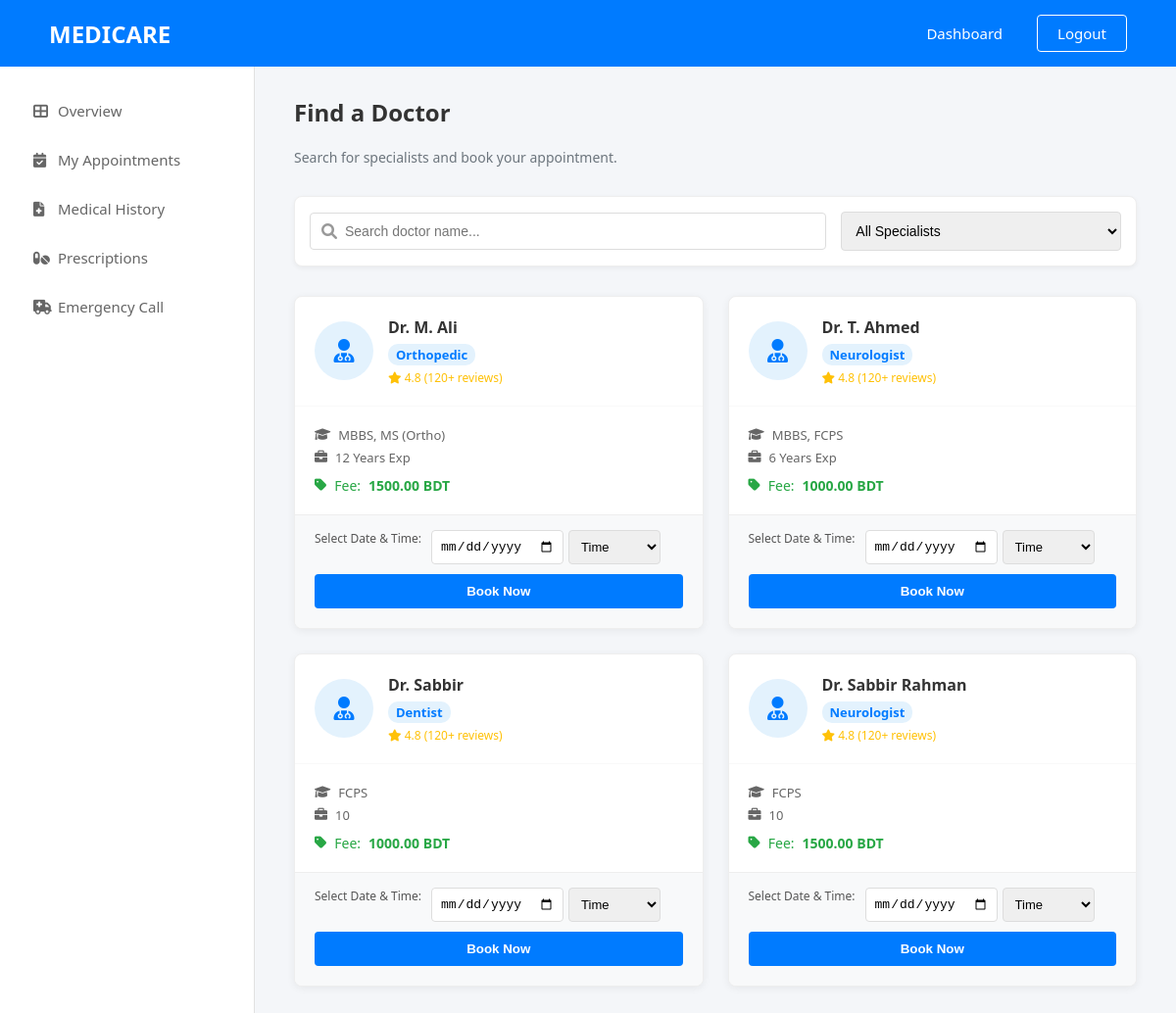
/php/book_appointment.php (signed in), run on the app's committed database.
### tables this page shows
CREATE TABLE `doctors` (
  `id` int(11) NOT NULL,
  `name` varchar(100) DEFAULT NULL,
  `specialty` varchar(100) DEFAULT NULL,
  `qualification` varchar(100) DEFAULT NULL,
  `experience` varchar(50) DEFAULT NULL,
  `fee` decimal(10,2) DEFAULT NULL,
  `image` varchar(255) DEFAULT 'default_doc.png'
);

### php/book_appointment.php (the view, shortened to what this page needs)
<?php
include 'db_connect.php';
$search_query = "";
$sql = "SELECT * FROM doctors";
$result = mysqli_query($conn, $sql);
?>
<!DOCTYPE html>
<html>
<head>
    <link rel="stylesheet" href="https://cdnjs.cloudflare.com/ajax/libs/font-awesome/6.0.0/css/all.min.css">
    <link rel="stylesheet" href="../css/global.css">
    <link rel="stylesheet" href="../css/dashboard.css">
    <link rel="stylesheet" href="../css/book_appointment.css">
</head>
<body>
    <div class="navbar">
        <a href="index.php" class="logo">MEDICARE</a>
        <div class="menu">
            <a href="user_dashboard.php" style="margin-right: 15px;">Dashboard</a>
            <a href="logout.php" class="btn-login" style="background:transparent; border:1px solid white; color:white;">Logout</a>
        </div>
    </div>
    <div class="dashboard-container">
        <div class="sidebar">
            <a href="user_dashboard.php"><i class="fa fa-th-large"></i> Overview</a>
            <a href="my_appointments.php"><i class="fa fa-calendar-check"></i> My Appointments</a>
            <a href="medical_history.php"><i class="fa fa-file-medical"></i> Medical History</a>
            <a href="prescriptions.php"><i class="fa fa-pills"></i> Prescriptions</a>
            <a href="emergency.php" class="link-emergency"><i class="fa fa-ambulance"></i> Emergency Call</a>
        </div>
        <div class="main-content">
            <div class="page-header">
                <h2 class="page-title">Find a Doctor</h2>
                <p class="text-muted">Search for specialists and book your appointment.</p>
            </div>
            <form method="GET" class="search-bar-container">
                <div class="search-input-wrapper">
                    <i class="fa fa-search"></i>
                    <input type="text" name="search" placeholder="Search doctor name..." value="<?php echo htmlspecialchars($search_query); ?>">
                </div>
                <select name="specialty" class="filter-select" onchange="this.form.submit()">
                    <option value="All">All Specialists</option>
                </select>
            </form>
            <div class="doctor-grid">
                <?php
                if (mysqli_num_rows($result) > 0) {
                    while ($row = mysqli_fetch_assoc($result)) {
                ?>
                    <div class="doc-card">
                        <div class="doc-header">
                            <div class="doc-avatar">
                                <i class="fa fa-user-md"></i>
                            </div>
                            <div class="doc-info">
                                <h3><?php echo $row['name']; ?></h3>
                                <span class="specialty"><?php echo $row['specialty']; ?></span>
                                <div class="rating">
                                    <i class="fa fa-star"></i> 4.8 (120+ reviews)
                                </div>
                            </div>
                        </div>
                        <div class="doc-body">
                            <p><i class="fa fa-graduation-cap"></i> <?php echo $row['qualification']; ?></p>
                            <p><i class="fa fa-briefcase"></i> <?php echo $row['experience']; ?></p>
                            <p class="fee"><i class="fa fa-tag"></i> Fee: <strong><?php echo $row['fee']; ?> BDT</strong></p>
                        </div>
                        <form method="POST" class="booking-form-card">
                            <div class="booking-inputs">
                                <label style="display:block; font-size:12px; margin-bottom:5px; color:#555;">Select Date & Time:</label>
                                <div style="display:flex; gap:5px;">
                                    <input type="date" name="appt_date" min="<?php echo date('Y-m-d'); ?>" required style="flex:1;">
                                    <select name="appt_time" required style="flex:1;">
                                        <option value="">Time</option>
                                    </select>
                                </div>
                            </div>
                            <button type="submit" name="confirm_booking" class="btn-book-card" onclick="return confirm('Confirm booking with <?php echo $row['name']; ?>?');">
                                Book Now
                            </button>
                        </form>
                    </div>
                <?php
                    }
                } else {
                    echo "<div class='empty-state'>
                            <i class='fa fa-user-md'></i>
                            <p>No doctors found matching your criteria.</p>
                          </div>";
                }
                ?>
            </div>
        </div>
    </div>
</body>
</html>

### css/global.css (style rules this page uses)
* { box-sizing: border-box; }
body { margin: 0; font-family: 'Segoe UI', Tahoma, Geneva, Verdana, sans-serif; background-color: #f8f9fa; }
.navbar { background-color: #007bff; padding: 15px 50px; display: flex; justify-content: space-between; align-items: center; }
.logo { color: white; font-size: 24px; font-weight: bold; text-decoration: none; text-transform: uppercase; }
.menu { display: flex; align-items: center; gap: 20px; }
.menu a { color: white; text-decoration: none; font-weight: 500; font-size: 15px; }
.btn-login { background: white; color: #007bff; padding: 8px 20px; border-radius: 4px; font-weight: bold; text-decoration: none; }
.text-muted { color: #666; font-size: 0.9em; }

### css/dashboard.css (style rules this page uses)
.dashboard-container { display: flex; height: calc(100vh - 60px); }
.sidebar { width: 260px; background: white; border-right: 1px solid #e1e1e1; padding-top: 20px; flex-shrink: 0; }
.sidebar a { display: flex; align-items: center; padding: 15px 30px; color: #666; text-decoration: none; font-size: 15px; transition: 0.2s; border-left: 4px solid transparent; }
.sidebar i { width: 25px; }
.main-content { flex: 1; padding: 30px 40px; background-color: #f4f6f9; overflow-y: auto; }

### css/book_appointment.css (style rules this page uses)
.page-header { margin-bottom: 30px; }
.page-title { margin-top: 0; color: #333; font-size: 24px; font-weight: 600; }
.text-muted { color: #6c757d; font-size: 14px; }
.search-bar-container { display: flex; gap: 15px; background: white; padding: 15px; border-radius: 8px; box-shadow: 0 2px 5px rgba(0,0,0,0.05); margin-bottom: 30px; align-items: center; border: 1px solid #eee; }
.search-input-wrapper { flex: 2; position: relative; }
.search-input-wrapper i { position: absolute; left: 12px; top: 50%; transform: translateY(-50%); color: #999; }
.search-input-wrapper input { width: 100%; padding: 10px 10px 10px 35px; border: 1px solid #ddd; border-radius: 4px; font-size: 14px; }
.filter-select { flex: 1; padding: 10px; border: 1px solid #ddd; border-radius: 4px; font-size: 14px; cursor: pointer; }
.doctor-grid { display: grid; grid-template-columns: repeat(auto-fill, minmax(300px, 1fr)); gap: 25px; }
.doc-card { background: white; border-radius: 8px; box-shadow: 0 2px 8px rgba(0,0,0,0.06); overflow: hidden; border: 1px solid #eee; transition: transform 0.2s; display: flex; flex-direction: column; }
.doc-header { padding: 20px; display: flex; gap: 15px; align-items: center; border-bottom: 1px solid #f9f9f9; }
.doc-avatar { width: 60px; height: 60px; background: #e3f2fd; color: #007bff; border-radius: 50%; display: flex; align-items: center; justify-content: center; font-size: 24px; }
.doc-info h3 { margin: 0 0 5px 0; font-size: 16px; color: #333; }
.specialty { color: #007bff; font-size: 13px; font-weight: 600; background: #e3f2fd; padding: 2px 8px; border-radius: 10px; }
.rating { font-size: 12px; color: #ffc107; margin-top: 5px; }
.doc-body { padding: 15px 20px; flex: 1; }
.doc-body p { margin: 5px 0; font-size: 13px; color: #666; display: flex; align-items: center; gap: 8px; }
.fee { margin-top: 10px !important; font-size: 14px !important; color: #28a745 !important; }
.booking-form-card { padding: 15px 20px 20px 20px; background: #f8f9fa; border-top: 1px solid #eee; }
.booking-inputs { display: flex; gap: 10px; margin-bottom: 10px; }
.booking-inputs input, .booking-inputs select { flex: 1; padding: 8px; border: 1px solid #ddd; border-radius: 4px; font-size: 13px; width: 100%; }
.btn-book-card { width: 100%; padding: 10px; background: #007bff; color: white; border: none; border-radius: 4px; font-weight: 600; cursor: pointer; transition: background 0.2s; }

### data on the page
doctors: name "Dr. M. Ali", specialty "Orthopedic", qualification "MBBS, MS (Ortho)", experience "12 Years Exp", fee "1500.00"
doctors: name "Dr. T. Ahmed", specialty "Neurologist", qualification "MBBS, FCPS", experience "6 Years Exp", fee "1000.00"
doctors: name "Dr. Sabbir", specialty "Dentist", qualification "FCPS", experience "10", fee "1000.00"
doctors: name "Dr. Sabbir Rahman", specialty "Neurologist", qualification "FCPS", experience "10", fee "1500.00"
